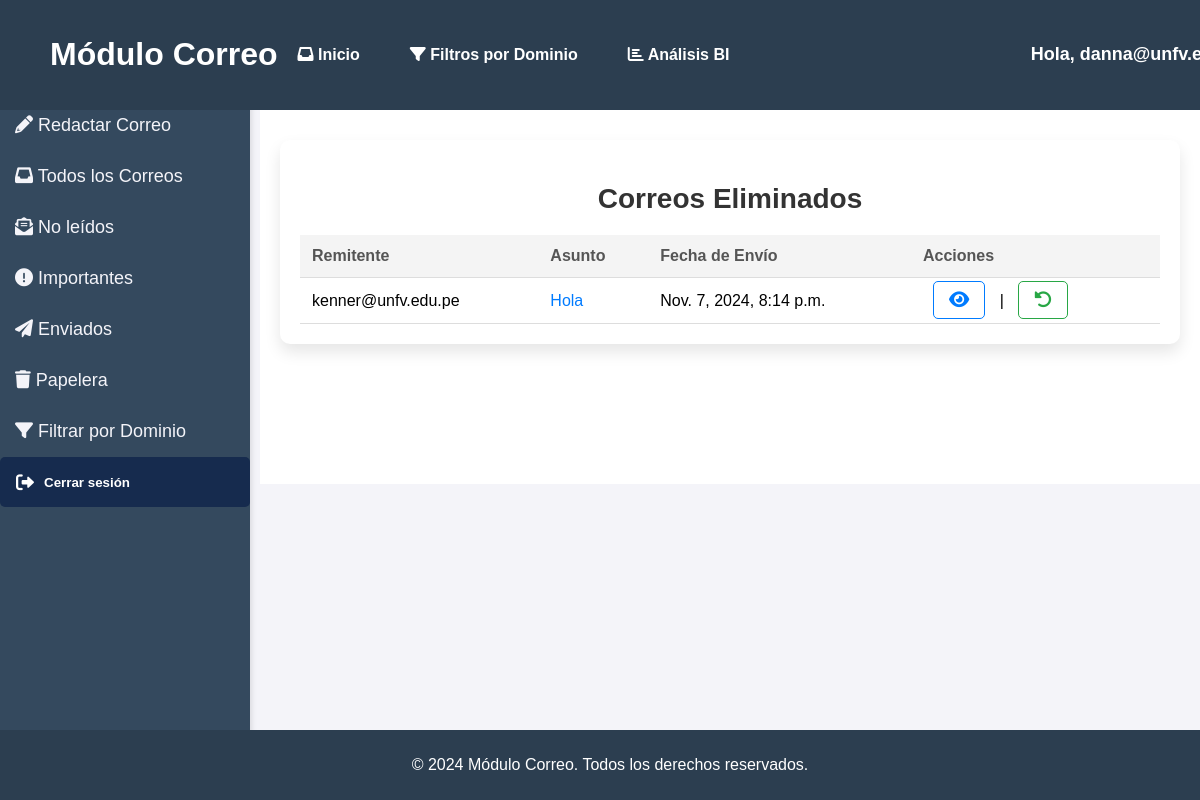
Before: /home/correos-eliminados/ (signed in) with the older database file.
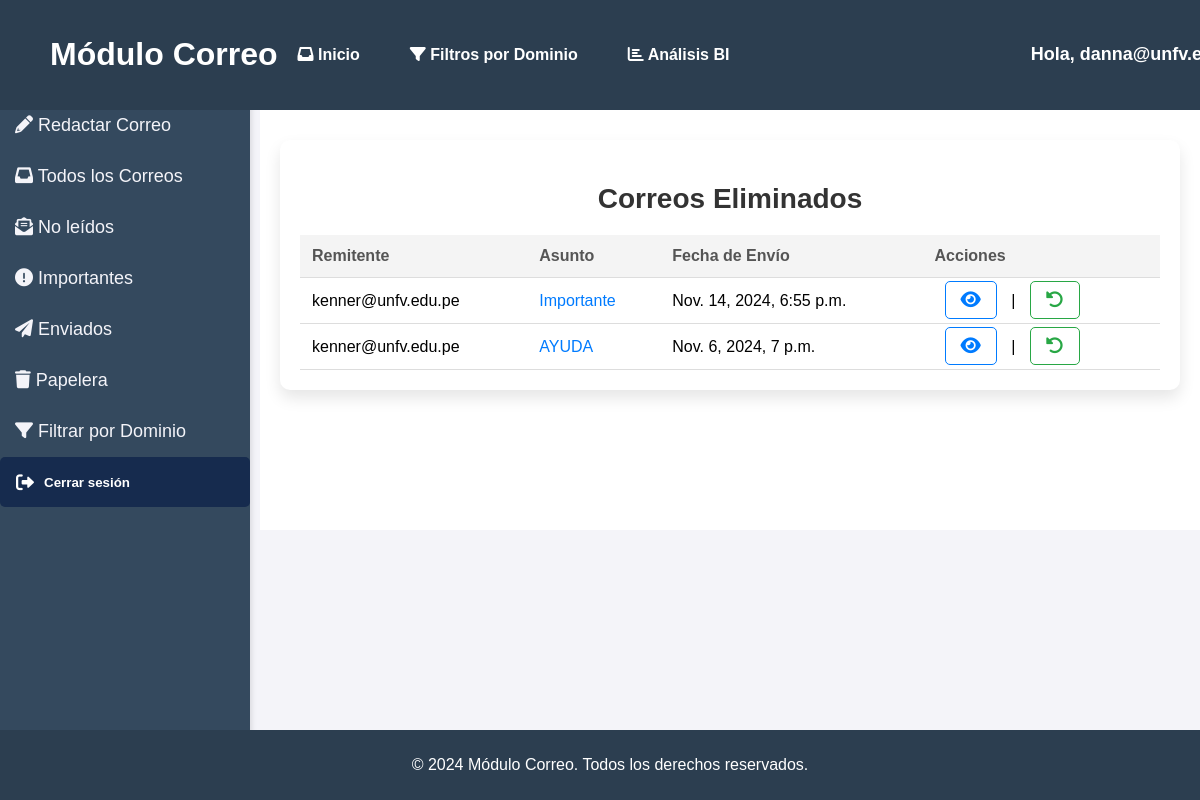
After: the same page with the newer database file.
### emails/models.py (models this page shows, shortened)
class Correo(models.Model):
    remitente = models.ForeignKey(User, on_delete=models.CASCADE, related_name="enviados")
    destinatario = models.ForeignKey(User, on_delete=models.CASCADE, related_name="correos_recibidos")
    asunto = models.CharField(max_length=200)
    contenido = models.TextField()
    fecha_envio = models.DateTimeField(auto_now_add=True)
    eliminado_por_remitente = models.BooleanField(default=False)
    eliminado_por_destinatario = models.BooleanField(default=False)
    prioridad = models.ForeignKey(Prioridad, on_delete=models.SET_NULL, null=True, blank=True)  # Clave foránea
    leido = models.BooleanField(default=False)

### emails/views.py (the view)
# urls.py: path('correos-eliminados/', views.correos_eliminados_view, name='correos_eliminados'),
@login_required
def correos_eliminados_view(request):
    correos_eliminados = Correo.objects.filter(destinatario=request.user, eliminado_por_destinatario=True).order_by('-fecha_envio')
    return render(request, 'emails/correos_eliminados.html', {'correos_eliminados': correos_eliminados})

### Templates/emails/correos_eliminados.html (shortened to what this page needs)
{% extends 'emails/base.html' %}
{% block content %}
<div class="correos-eliminados-container">
  <h2>Correos Eliminados</h2>
  {% if correos_eliminados %}
    <table>
      <thead>
        <tr>
          <th>Remitente</th>
          <th>Asunto</th>
          <th>Fecha de Envío</th>
          <th>Acciones</th>
        </tr>
      </thead>
      <tbody>
        {% for correo in correos_eliminados %}
          <tr style="border-bottom: 1px solid #ddd;">
            <td>{{ correo.remitente }}</td>
            <td>
              <a href="{% url 'ver_correo' correo.id %}">{{ correo.asunto }}</a>
            </td>
            <td>{{ correo.fecha_envio }}</td>
            <td class="acciones">
              <a href="{% url 'ver_correo' correo.id %}" title="Ver Correo"><i class="fas fa-eye"></i></a> |
              <a href="{% url 'restaurar_correo' correo.id %}" class="restaurar" title="Restaurar Correo"><i class="fas fa-undo-alt"></i></a>
            </td>
          </tr>
        {% endfor %}
      </tbody>
    </table>
  {% else %}
    <p>No tienes correos eliminados.</p>
  {% endif %}
</div>
{% endblock %}

Changed rows visible on the page:
no longer on this page (row edited): Correo: remitente "kenner@unfv.edu.pe", asunto "Hola", fecha_envio "Nov. 7, 2024, 8:14 p.m."
now on this page (row edited): Correo: remitente "kenner@unfv.edu.pe", asunto "Importante", fecha_envio "Nov. 14, 2024, 6:55 p.m."
now on this page (row edited): Correo: remitente "kenner@unfv.edu.pe", asunto "AYUDA", fecha_envio "Nov. 6, 2024, 7 p.m."
